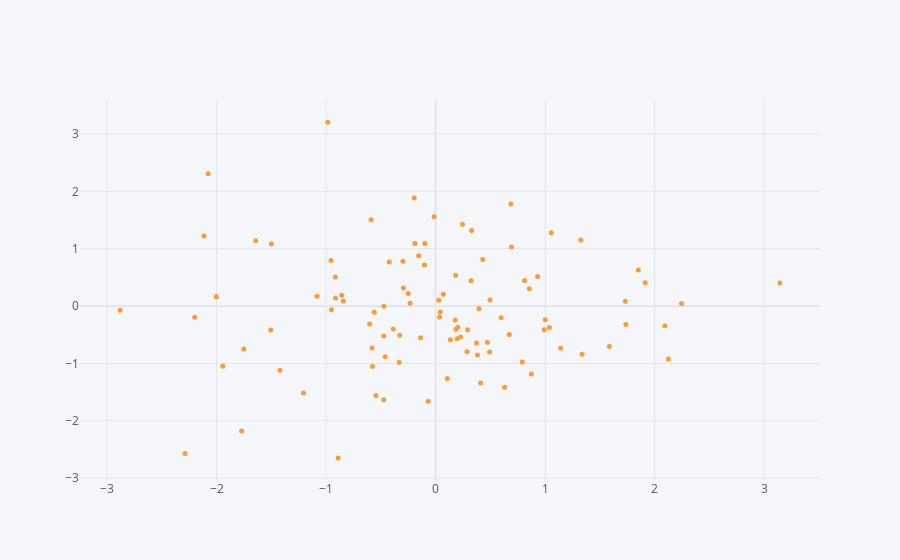

Notebook source saved alongside this figure:
### Code cell
df.iplot(kind='scatter', x='A', y='B', mode='markers', size = 5)
